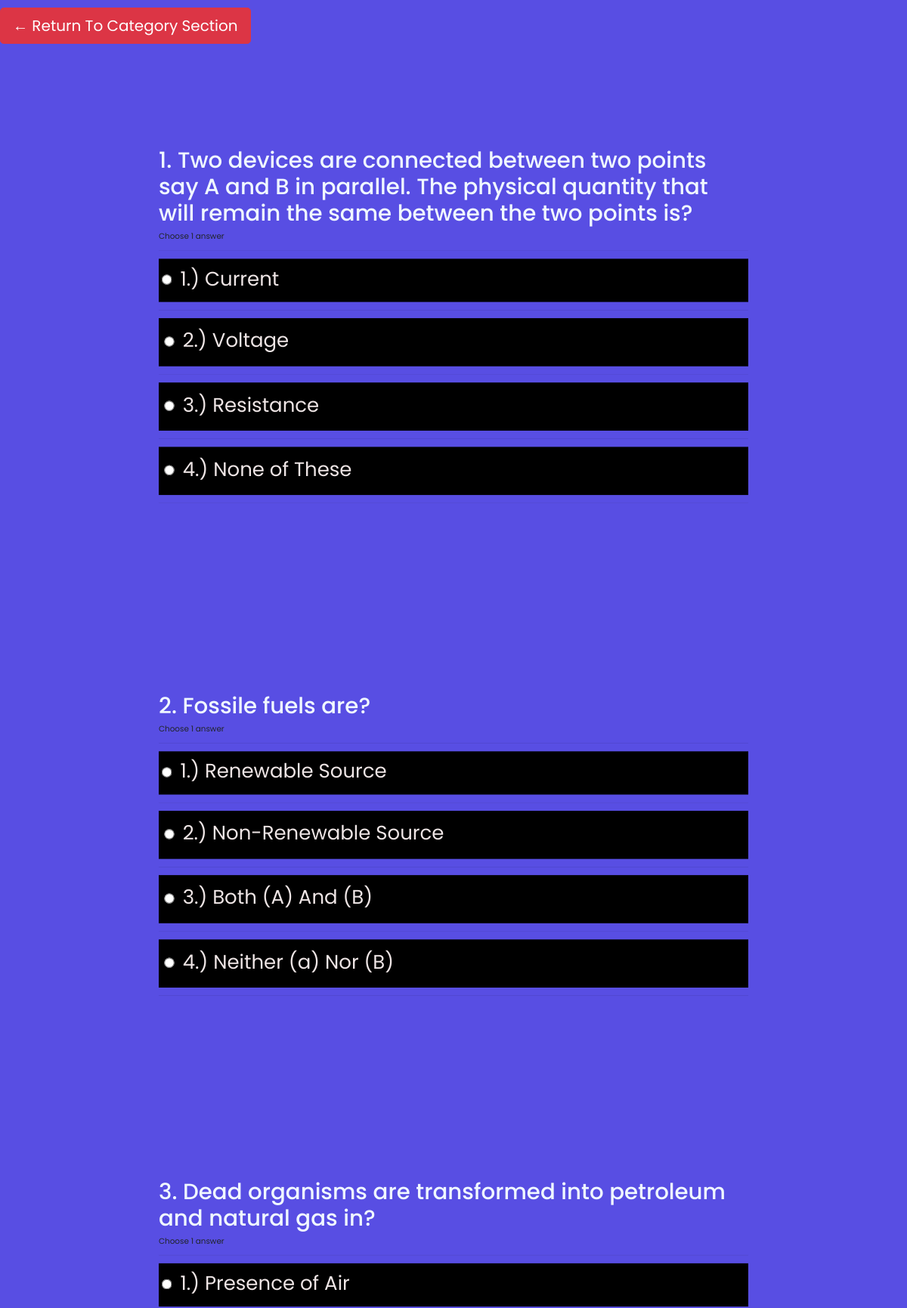
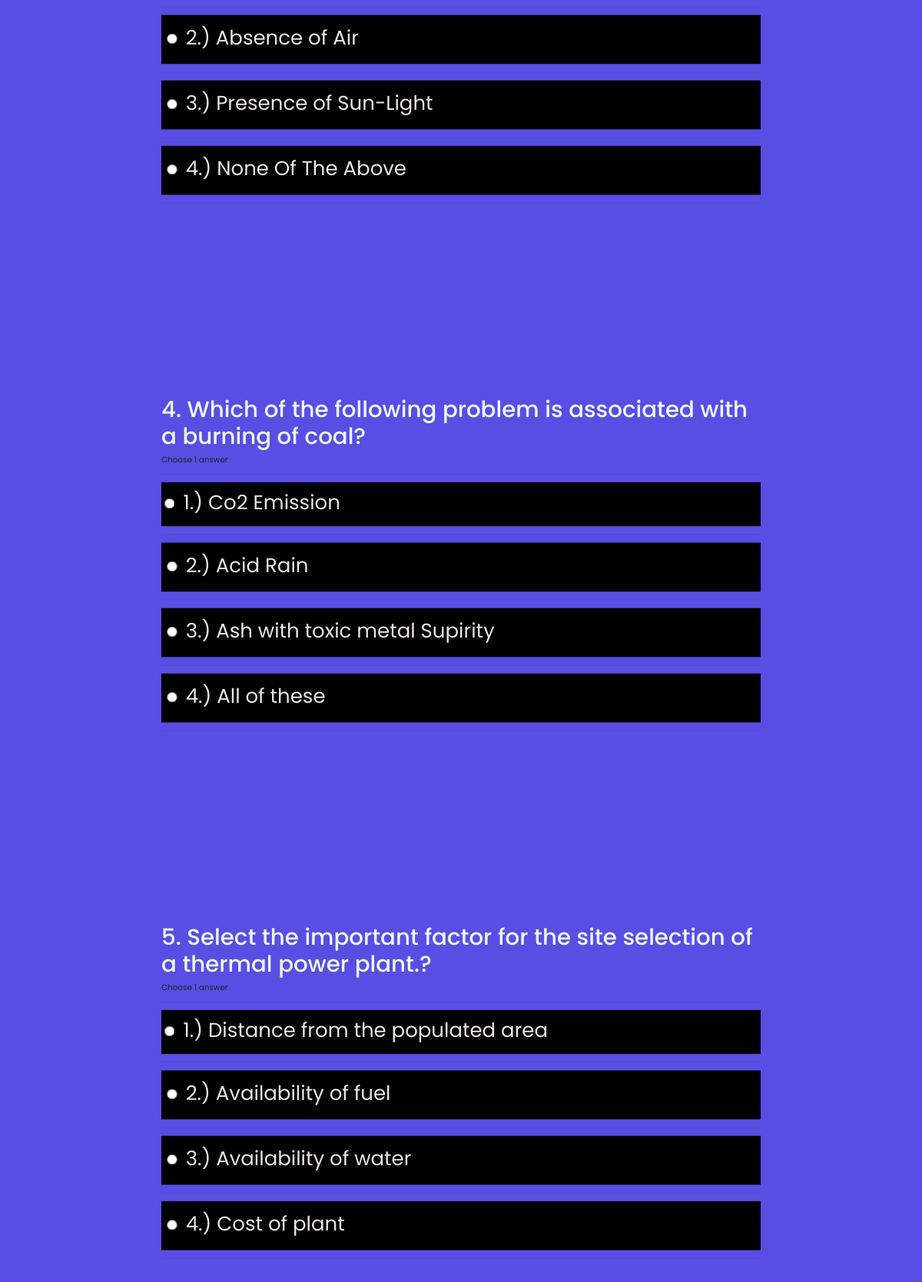
/2 (upper part), run on the app's committed database (2 pictures, top to bottom).
### mcq/models.py (models this page shows, shortened)
class Questions(models.Model):
    category = models.ForeignKey(Category, on_delete=models.CASCADE)
    question = models.CharField(max_length=200)
    answer = models.IntegerField()
    first_option = models.CharField(max_length=100)
    second_option = models.CharField(max_length=100)
    third_option = models.CharField(max_length=100, blank=True)
    fourth_option = models.CharField(max_length=100, blank=True)
    class Meta:
        db_table = 'questions'

### mcq/views.py (the view)
# urls.py: path('<int:id>', views.quiz),
def quiz(request, id):
    quiz_questions = Questions.objects.filter(category=id)[:10]
    questions = []
    datas = {'questions': questions}
    for quiz_question in quiz_questions:
        question = {}
        question['questions'] = quiz_question.question
        question['answers'] = quiz_question.answer
        question['id'] = quiz_question.id
        options = []
        options.append(quiz_question.first_option)
        options.append(quiz_question.second_option)
        options.append(quiz_question.third_option)
        options.append(quiz_question.fourth_option)
        question['options'] = options
        questions.append(question)
    return render(request, 'quiz.html', datas)

### templates/quiz.html (shortened to what this page needs)
<!DOCTYPE html>
<html lang="en">
<head>
<link rel="stylesheet" href="https://maxcdn.bootstrapcdn.com/bootstrap/4.5.2/css/bootstrap.min.css">
</head>
<body>
    <div class='return'>
        <a href='/category' class='btn btn-danger btn-lg'> &larr; Return To Category Section</a>
    </div>
    {% for data in questions %}
    <form action="#" method="POST">
    <div style='transform: scale(0.65); position: relative; top: 10px;'>
      <div class='question'>  <h3> {{forloop.counter}}.  {{ data.questions }}</h3></div>
        <p>Choose 1 answer</p>
        <div id='block-11' style='padding: 5px;color:rgb(238, 229, 229);background-color:black'>
          <label for='option-11' style=' padding: 5px; font-size: 2.5rem;'>
            <input type='radio' class='rb'  name='{{data.id}}' value=' {{data.options.0}}' id='option1' style='transform: scale(1.6); margin-right: 10px; vertical-align: middle; margin-top: -2px;' />
            1.) {{data.options.0}}</label>
        </div>
        <div id='block-12' style='padding: 10px;color:rgb(238, 229, 229);background-color:black''>
          <label for='option-12' style=' padding: 5px; font-size: 2.5rem;'>
            <input type='radio' class='rb'  name='{{data.id}}' value=' {{data.options.1}}' id='option2' style='transform: scale(1.6); margin-right: 10px; vertical-align: middle; margin-top: -2px;' />
            2.) {{data.options.1}}</label>
        </div>
        <div id='block-13' style='padding: 10px;color:rgb(238, 229, 229);background-color:black''>
          <label for='option-13' style=' padding: 5px; font-size: 2.5rem;'>
            <input type='radio' class='rb'  name='{{data.id}}' value=' {{data.options.2}}' id='option3' style='transform: scale(1.6); margin-right: 10px; vertical-align: middle; margin-top: -2px;' />
           3.) {{data.options.2}}</label>
        </div>
        <div id='block-14' style='padding: 10px;color:rgb(238, 229, 229);background-color:black''>
          <label for='option-14' style=' padding: 5px; font-size: 2.5rem;'>
            <input type='radio' class='rb'  name='{{data.id}}' value=' {{data.options.3}}' id='option4' style='transform: scale(1.6); margin-right: 10px; vertical-align: middle; margin-top: -2px;' />
           4.) {{data.options.3}}</label>
        </div>
      </div>
      {% endfor %}
      </form>
</body>
</html>

### templates/quiz.html (style rules this page uses)
body { margin:0; padding:0; box-sizing: border-box; font-family: 'Poppins', sans-serif; background:rgba(38, 25, 219, 0.767) }
.question h3 { font-family:'Poppins', sans-serif ; font-size:45px; color: aliceblue; }
.return { padding-top: 10px; }

### data on the page
Questions: questions "Two devices are connected between two points say A and B in parallel. The physical quantity that will remain the same between the two points is?", options.0 "Current", options.1 "Voltage", options.2 "Resistance", options.3 "None of These"
Questions: questions "Fossile fuels are?", options.0 "Renewable Source", options.1 "Non-Renewable Source", options.2 "Both (A) And (B)", options.3 "Neither (a) Nor (B)"
Questions: questions "Dead organisms are transformed into petroleum and natural gas in?", options.0 "Presence of Air", options.1 "Absence of Air", options.2 "Presence of Sun-Light", options.3 "None Of The Above"
Questions: questions "Which of the following problem is associated with a burning of coal?", options.0 "Co2 Emission", options.1 "Acid Rain", options.2 "Ash with toxic metal Supirity", options.3 "All of these"
Questions: questions "Select the important factor for the site selection of a thermal power plant.?", options.0 "Distance from the populated area", options.1 "Availability of fuel", options.2 "Availability of water", options.3 "Cost of plant"
